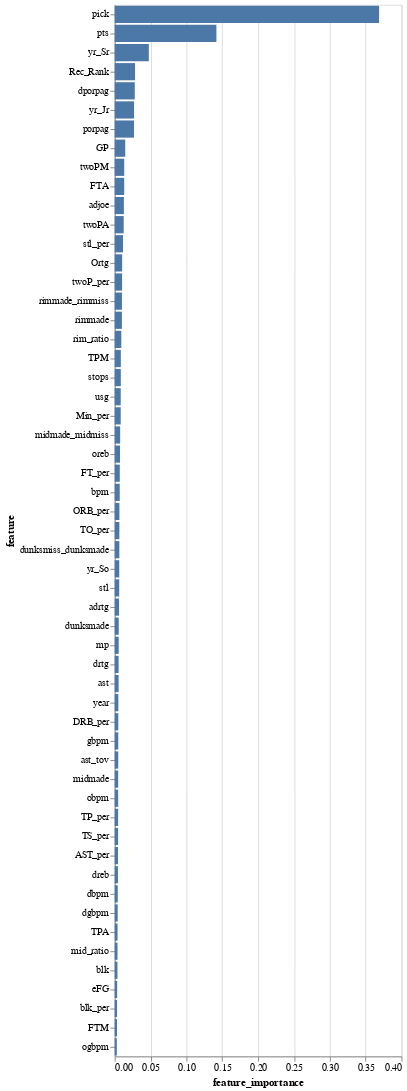

Here is the notebook cell this chart was saved with:
### Code cell
#Visualize the feature importance
import altair as alt

alt.Chart(feat_imp_rf_df).mark_bar().encode(
    x='feature_importance',
    y=alt.Y("feature", sort='-x'),
    tooltip=['feature','feature_importance']
)

### Figure 1 — Vega-Lite specification as saved in the notebook (floating-point values rounded to 4 significant figures)
{"config": {"view": {"continuousWidth": 300, "continuousHeight": 300}}, "data": {"name": "data-5d5f27e3e31d5150b69af191e04ce40e"}, "mark": {"type": "bar"}, "encoding": {"tooltip": [{"field": "feature", "type": "nominal"}, {"field": "feature_importance", "type": "quantitative"}], "x": {"field": "feature_importance", "type": "quantitative"}, "y": {"field": "feature", "sort": "-x", "type": "nominal"}}, "$schema": "https://vega.github.io/schema/vega-lite/v5.20.1.json", "datasets": {"data-5d5f27e3e31d5150b69af191e04ce40e": [{"feature": "pick", "feature_importance": 0.3687}, {"feature": "pts", "feature_importance": 0.1418}, {"feature": "yr_Sr", "feature_importance": 0.04758}, {"feature": "Rec_Rank", "feature_importance": 0.02835}, {"feature": "dporpag", "feature_importance": 0.02798}, {"feature": "yr_Jr", "feature_importance": 0.02699}, {"feature": "porpag", "feature_importance": 0.02686}, {"feature": "GP", "feature_importance": 0.01468}, {"feature": "twoPM", "feature_importance": 0.01323}, {"feature": "FTA", "feature_importance": 0.01322}, {"feature": "adjoe", "feature_importance": 0.0128}, {"feature": "twoPA", "feature_importance": 0.01252}, {"feature": "stl_per", "feature_importance": 0.01154}, {"feature": "Ortg", "feature_importance": 0.01039}, {"feature": "twoP_per", "feature_importance": 0.01026}, {"feature": "rimmade_rimmiss", "feature_importance": 0.01008}, {"feature": "rimmade", "feature_importance": 0.01004}, {"feature": "rim_ratio", "feature_importance": 0.009193}, {"feature": "TPM", "feature_importance": 0.008539}, {"feature": "stops", "feature_importance": 0.008486}, {"feature": "usg", "feature_importance": 0.008381}, {"feature": "Min_per", "feature_importance": 0.008358}, {"feature": "midmade_midmiss", "feature_importance": 0.007567}, {"feature": "oreb", "feature_importance": 0.007383}, {"feature": "FT_per", "feature_importance": 0.007047}, {"feature": "bpm", "feature_importance": 0.006995}, {"feature": "ORB_per", "feature_importance": 0.006534}, {"feature": "TO_per", "feature_importance": 0.006482}, {"feature": "dunksmiss_dunksmade", "feature_importance": 0.00644}, {"feature": "yr_So", "feature_importance": 0.006314}, {"feature": "stl", "feature_importance": 0.006266}, {"feature": "adrtg", "feature_importance": 0.006024}, {"feature": "dunksmade", "feature_importance": 0.005619}, {"feature": "mp", "feature_importance": 0.005533}, {"feature": "drtg", "feature_importance": 0.005435}, {"feature": "ast", "feature_importance": 0.00543}, {"feature": "year", "feature_importance": 0.005053}, {"feature": "DRB_per", "feature_importance": 0.004981}, {"feature": "gbpm", "feature_importance": 0.004926}, {"feature": "ast_tov", "feature_importance": 0.004923}, {"feature": "midmade", "feature_importance": 0.004806}, {"feature": "obpm", "feature_importance": 0.00479}, {"feature": "TP_per", "feature_importance": 0.004741}, {"feature": "TS_per", "feature_importance": 0.004714}, {"feature": "AST_per", "feature_importance": 0.004568}, {"feature": "dreb", "feature_importance": 0.004502}, {"feature": "dbpm", "feature_importance": 0.004236}, {"feature": "dgbpm", "feature_importance": 0.004153}, {"feature": "TPA", "feature_importance": 0.003966}, {"feature": "mid_ratio", "feature_importance": 0.003895}, {"feature": "blk", "feature_importance": 0.003836}, {"feature": "eFG", "feature_importance": 0.003399}, {"feature": "blk_per", "feature_importance": 0.003253}, {"feature": "FTM", "feature_importance": 0.003195}, {"feature": "ogbpm", "feature_importance": 0.002942}]}}
